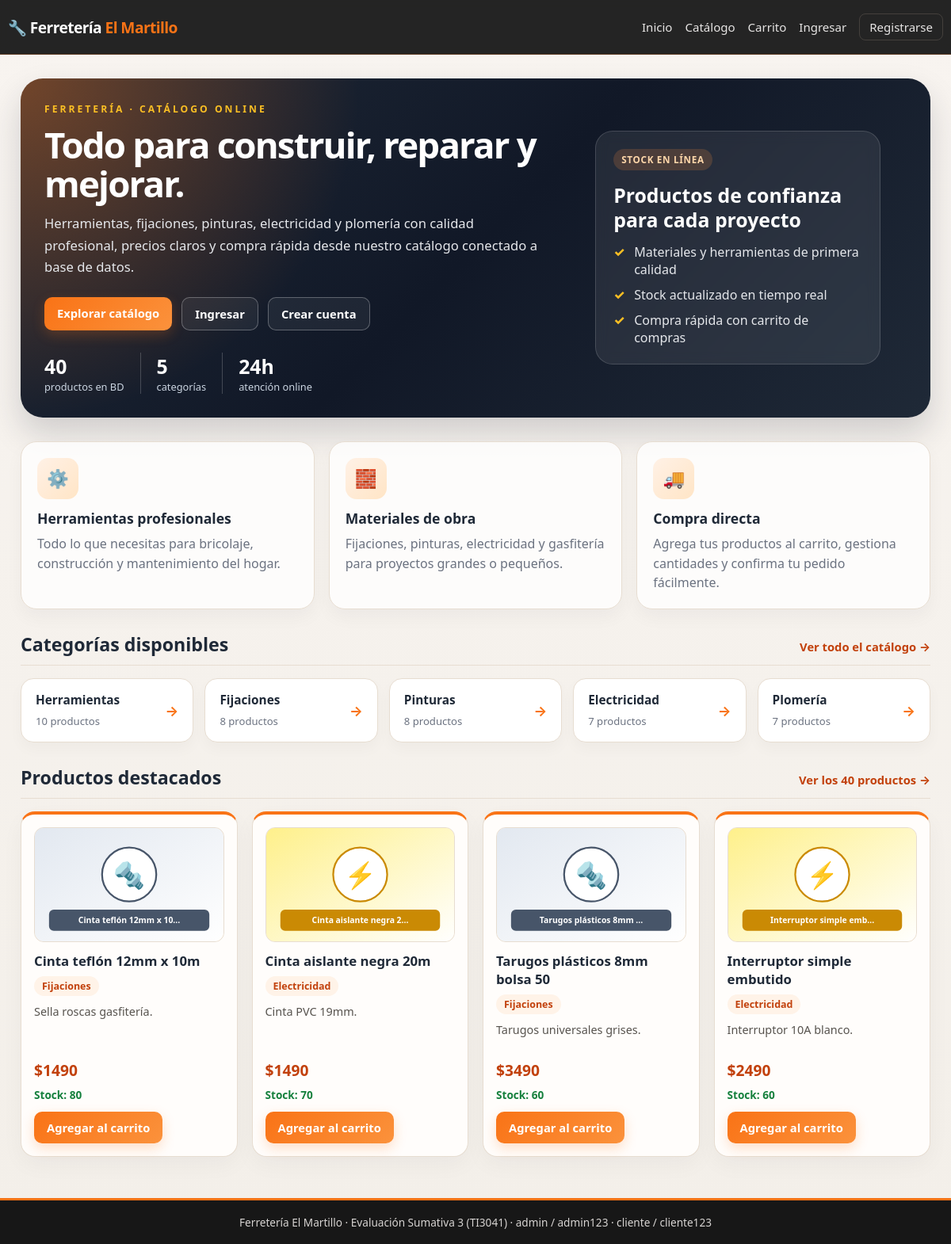
The page / on the database its author committed.
### productos/models.py (models this page shows, shortened)
class Categoria(models.Model):
    nombre = models.CharField(max_length=80, unique=True)
    descripcion = models.TextField(blank=True, default="")
    class Meta:
        ordering = ["nombre"]
        verbose_name_plural = "categorías"

class Producto(models.Model):
    nombre = models.CharField(max_length=120)
    descripcion = models.TextField(blank=True, default="")
    precio = models.PositiveIntegerField(help_text="Precio en CLP")
    stock = models.PositiveIntegerField(default=0)
    imagen = models.CharField(
        max_length=255,
        blank=True,
        default="/static/img/productos/default.svg",
        help_text="Ruta o URL de la imagen del producto"
    )
    categoria = models.ForeignKey(
        Categoria,
        on_delete=models.SET_NULL,
        null=True,
        blank=True,
        related_name="productos"
    )
    class Meta:
        ordering = ["nombre"]

### productos/views.py (the view)
# urls.py: path("", views.landing, name="inicio"),
def landing(request):
    categorias = Categoria.objects.annotate(n=Count("productos")).all()
    destacados = Producto.objects.select_related("categoria").order_by("-stock")[:4]
    _, _, cart_count = calcular_detalle_carrito(obtener_carrito(request))
    contexto = {
        "categorias": categorias,
        "destacados": destacados,
        "total_productos": Producto.objects.count(),
        "cart_count": cart_count,
    }
    return render(request, "landing.html", contexto)

### productos/views.py (called while the page is built, shortened)
def obtener_carrito(request):
    return request.session.get("carrito", {})

def calcular_detalle_carrito(carrito):
    items = []
    total = 0
    cantidad_total = 0
    return items, total, cantidad_total

### templates/landing.html (shortened to what this page needs)
{% extends "base.html" %}
{% block content %}
<section class="hero">
  <div class="hero-inner">
    <div class="hero-copy">
      <p class="eyebrow">Ferretería · Catálogo online</p>
      <h1>Todo para construir, reparar y mejorar.</h1>
      <p class="hero-sub">Herramientas, fijaciones, pinturas, electricidad y plomería con calidad profesional, precios claros y compra rápida desde nuestro catálogo conectado a base de datos.</p>
      <div class="cta-row">
        <a class="btn" href="{% url 'tienda' %}">Explorar catálogo</a>
        {% if user.is_authenticated %}
          <a class="btn ghost light" href="{% url 'carrito' %}">Ir a mi carrito</a>
        {% else %}
          <a class="btn ghost light" href="{% url 'login' %}">Ingresar</a>
          <a class="btn ghost light" href="{% url 'registro' %}">Crear cuenta</a>
        {% endif %}
      </div>
      <div class="stats">
        <div><strong>{{ total_productos }}</strong><span>productos en BD</span></div>
        <div><strong>{{ categorias|length }}</strong><span>categorías</span></div>
        <div><strong>24h</strong><span>atención online</span></div>
      </div>
    </div>
    <div class="hero-panel">
      <div class="status-card">
        <span class="mini-tag">Stock en línea</span>
        <h3>Productos de confianza para cada proyecto</h3>
        <ul class="check-list">
          <li>Materiales y herramientas de primera calidad</li>
          <li>Stock actualizado en tiempo real</li>
          <li>Compra rápida con carrito de compras</li>
        </ul>
      </div>
    </div>
  </div>
</section>
<section class="feature-grid">
  <article class="feature-card">
    <div class="feature-icon">⚙️</div>
    <h3>Herramientas profesionales</h3>
    <p>Todo lo que necesitas para bricolaje, construcción y mantenimiento del hogar.</p>
  </article>
  <article class="feature-card">
    <div class="feature-icon">🧱</div>
    <h3>Materiales de obra</h3>
    <p>Fijaciones, pinturas, electricidad y gasfitería para proyectos grandes o pequeños.</p>
  </article>
  <article class="feature-card">
    <div class="feature-icon">🚚</div>
    <h3>Compra directa</h3>
    <p>Agrega tus productos al carrito, gestiona cantidades y confirma tu pedido fácilmente.</p>
  </article>
</section>
<div class="sec-head">
  <h2>Categorías disponibles</h2>
  <a href="{% url 'tienda' %}">Ver todo el catálogo →</a>
</div>
<div class="cat-grid">
  {% for c in categorias %}
  <a class="cat-card" href="{% url 'tienda' %}?categoria={{ c.id }}">
    <div>
      <strong>{{ c.nombre }}</strong>
      <span>{{ c.n }} productos</span>
    </div>
    <span class="arrow">→</span>
  </a>
  {% endfor %}
</div>
<div class="sec-head">
  <h2>Productos destacados</h2>
  <a href="{% url 'tienda' %}">Ver los {{ total_productos }} productos →</a>
</div>
<div class="grid">
  {% for p in destacados %}
  <article class="card">
    <a href="{% url 'detalle' p.id %}" class="thumb">
      <img class="prod-img" src="{{ p.imagen|default:'/static/img/productos/default.svg' }}" alt="{{ p.nombre }}">
    </a>
    <h3><a href="{% url 'detalle' p.id %}">{{ p.nombre }}</a></h3>
    <p class="cat">{{ p.categoria.nombre|default:"Sin categoría" }}</p>
    <p class="desc">{{ p.descripcion|truncatewords:12 }}</p>
    <p class="price">${{ p.precio }}</p>
    <p class="stock">Stock: {{ p.stock }}</p>
    <a class="btn" href="{% url 'carrito_agregar' p.id %}">Agregar al carrito</a>
  </article>
  {% endfor %}
</div>
{% endblock %}

### templates/base.html (shortened to what this page needs)
<!DOCTYPE html>
<html lang="es">
<head>
{% load static %}
<link rel="stylesheet" href="{% static 'css/style.css' %}">
</head>
<body>
<header class="top">
  <div class="wrap top-inner">
    <a class="logo" href="{% url 'inicio' %}">🔧 Ferretería <span>El Martillo</span></a>
    <nav class="nav">
      <a href="{% url 'inicio' %}">Inicio</a>
      <a href="{% url 'tienda' %}">Catálogo</a>
      <a href="{% url 'carrito' %}">Carrito{% if cart_count %} ({{ cart_count }}){% endif %}</a>
      {% if user.is_authenticated %}
        <a href="{% url 'mis_pedidos' %}">Mis pedidos</a>
        <span class="user">Hola, {{ user.username }}</span>
        <a href="{% url 'logout' %}">Salir</a>
      {% else %}
        <a href="{% url 'login' %}">Ingresar</a>
        <a class="btn-small" href="{% url 'registro' %}">Registrarse</a>
      {% endif %}
    </nav>
  </div>
</header>
<main class="wrap">
  {% block content %}{% endblock %}
</main>
<footer class="foot">
  <div class="wrap">Ferretería El Martillo · Evaluación Sumativa 3 (TI3041) · admin / admin123 · cliente / cliente123</div>
</footer>
</body>
</html>

### rows shown on the page
Categoria: nombre "Herramientas", n "10"
Categoria: nombre "Fijaciones", n "8"
Categoria: nombre "Pinturas", n "8"
Categoria: nombre "Electricidad", n "7"
Categoria: nombre "Plomería", n "7"
Producto: imagen (picture), nombre "Cinta teflón 12mm x 10m", categoria.nombre "Fijaciones", descripcion "Sella roscas gasfitería.", precio "1490", stock "80"
Producto: imagen (picture), nombre "Cinta aislante negra 20m", categoria.nombre "Electricidad", descripcion "Cinta PVC 19mm.", precio "1490", stock "70"
Producto: imagen (picture), nombre "Tarugos plásticos 8mm bolsa 50", categoria.nombre "Fijaciones", descripcion "Tarugos universales grises.", precio "3490", stock "60"
Producto: imagen (picture), nombre "Interruptor simple embutido", categoria.nombre "Electricidad", descripcion "Interruptor 10A blanco.", precio "2490", stock "60"

### other values the page prints
{{ total_productos }} "40"
{{ categorias|length }} "5"
